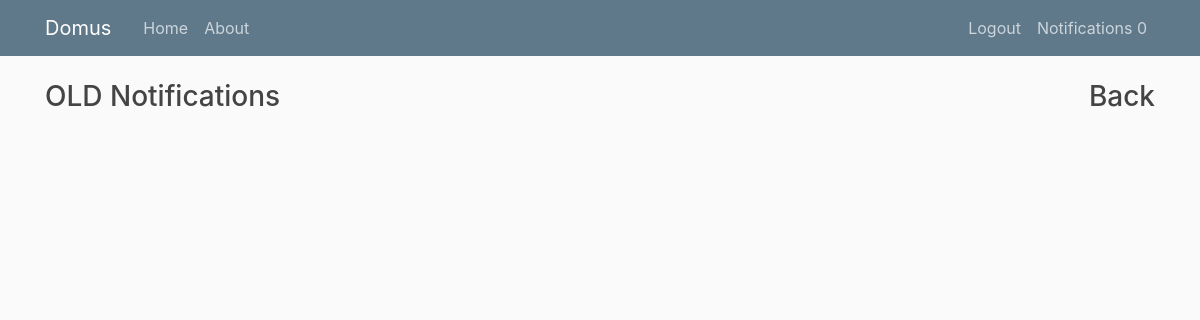
The page /old-notifications/ (signed in) on the database as committed earlier.
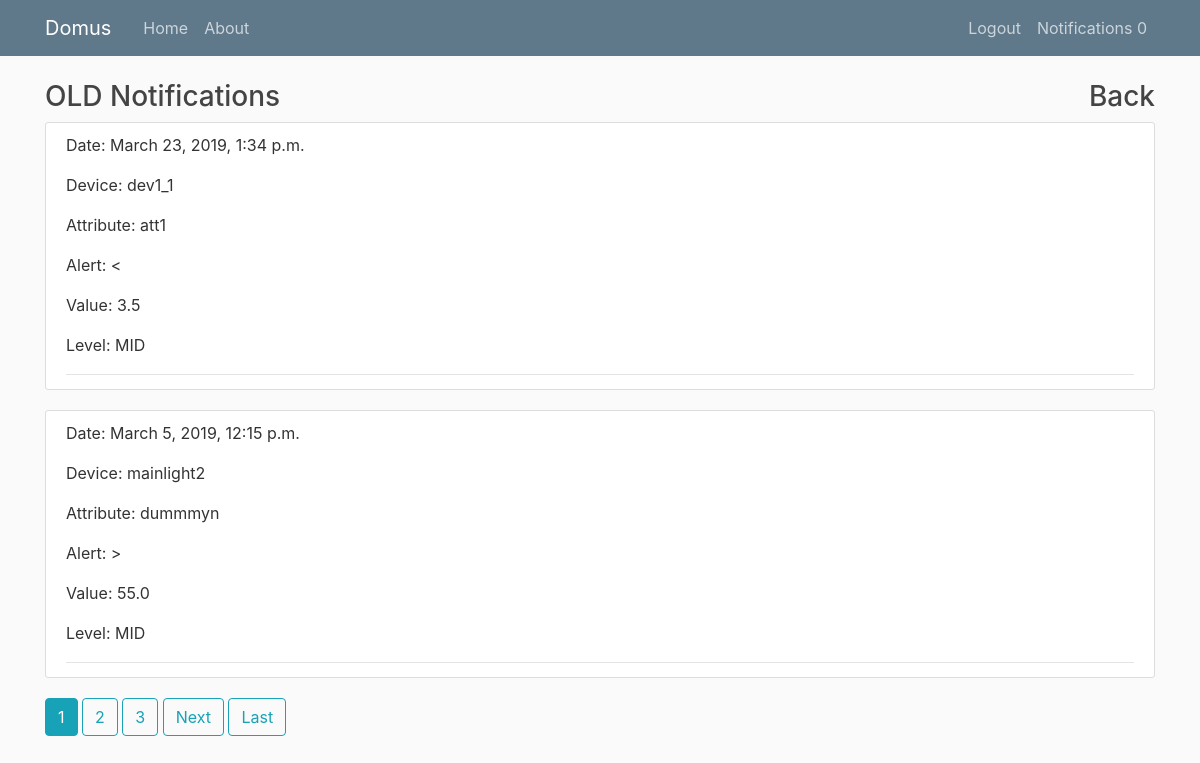
The same page on the database as committed later.
### devices/models.py (models this page shows, shortened)
class Notification(models.Model):
    alert = models.ForeignKey(Alert,on_delete=models.CASCADE)
    record = models.ForeignKey(StateAttributeRecord,on_delete=models.CASCADE)
    date = models.DateTimeField(default=timezone.now)
    readed = models.BooleanField()

class Alert(models.Model):
    device = models.ForeignKey(Device,on_delete=models.CASCADE)
    attribute = models.ForeignKey(StateAttribute,on_delete=models.CASCADE)
    user = models.ForeignKey(User,on_delete=models.CASCADE)
    description = models.CharField(max_length=250)
    alert_condition = models.CharField(
        max_length = 1,
        choices = ALERT_CONDITIONS,
        default = CONDITION_EQUAL
    )
    alert_level = models.CharField(
        max_length = 3,
        choices = ALERT_LEVELS,
        default = ALERT_LEVEL_MID
    )
    value = models.CharField(max_length=30)

class Device(models.Model):
    deviceID = models.CharField(max_length=50, unique = True)
    Devtype = models.ForeignKey(DeviceType,on_delete=models.CASCADE)
    name = models.CharField(max_length=50)
    description = models.CharField(max_length=250)
    ip_adress = models.CharField(max_length=15)
    port = models.IntegerField()
    path = models.CharField(max_length = 100, default = '/')

class StateAttribute(models.Model):
    name = models.CharField(max_length=30)
    description = models.CharField(max_length=250)
    devType = models.ForeignKey(DeviceType,on_delete= models.CASCADE)
    data_type = models.CharField(
        max_length=1,
        choices=DATA_CHOICES,
        default=STRING,
    )

class StateAttributeRecord(models.Model):
    device = models.ForeignKey(Device,on_delete=models.CASCADE)
    attribute = models.ForeignKey(StateAttribute,on_delete=models.CASCADE)
    value = models.CharField(max_length=50)
    date_received = models.DateTimeField(default=timezone.now)

### devices/views.py (the view)
# urls.py: path('old-notifications/',OldNotificationsListView.as_view(),name='old-notifications'),
class OldNotificationsListView(LoginRequiredMixin,ListView):
    template_name = 'devices/old_notifications.html'
    model = Notification
    paginate_by = 2
    context_object_name = 'notifications'
    def get_queryset(self):
        user = self.request.user
        categories = Category.objects.filter(owner = user)
        notifications = []
        for cat in categories:
            devs = cat.devices.all()
            for dev in devs:
                alerts = Alert.objects.filter(device = dev)
                for al in alerts:
                    notifications.extend(Notification.objects.filter(alert=al,readed = True))
        notifications.sort(key=lambda x: x.date,reverse=True)
        return notifications

### devices/templates/devices/old_notifications.html
{% extends "devices/paginable.html" %}
{% block content %}
<div class="float-md-right"> <a href="{% url 'home' %}"><h3>Back</h3></a></div>
<h3>OLD Notifications </h3>
    {% for n in notifications %}
        <article class="media content-section">
            <div class="media-body">
                <div class="article-metadata">
                   <p>Date: {{ n.date }}</p>
                    <p>Device: {{ n.alert.device.name }}</p>
                    <p>Attribute: {{n.alert.attribute.name }}</p>
                    <p>Alert: {{n.alert.alert_condition }}</p>
                    <p>Value: {{n.record.value }}</p>
                    <p>Level: {{n.alert.alert_level }}</p>
                </div>
            </div>
        </article>
    {% endfor %}
{% endblock content %}

Rows that differ between the two databases and show on the page:
added Notification: date "March 23, 2019, 1:34 p.m.", alert.device.name "dev1_1", alert.attribute.name "att1", alert.alert_condition "<", record.value "3.5", alert.alert_level "MID"
now on this page (row unchanged): Notification: date "March 5, 2019, 12:15 p.m.", alert.device.name "mainlight2", alert.attribute.name "dummmyn", alert.alert_condition ">", record.value "55.0", alert.alert_level "MID"
Other text that changed with them:
new list line: "1"
new list line: "2"
new list line: "3"
text now shown: "Next Last"
